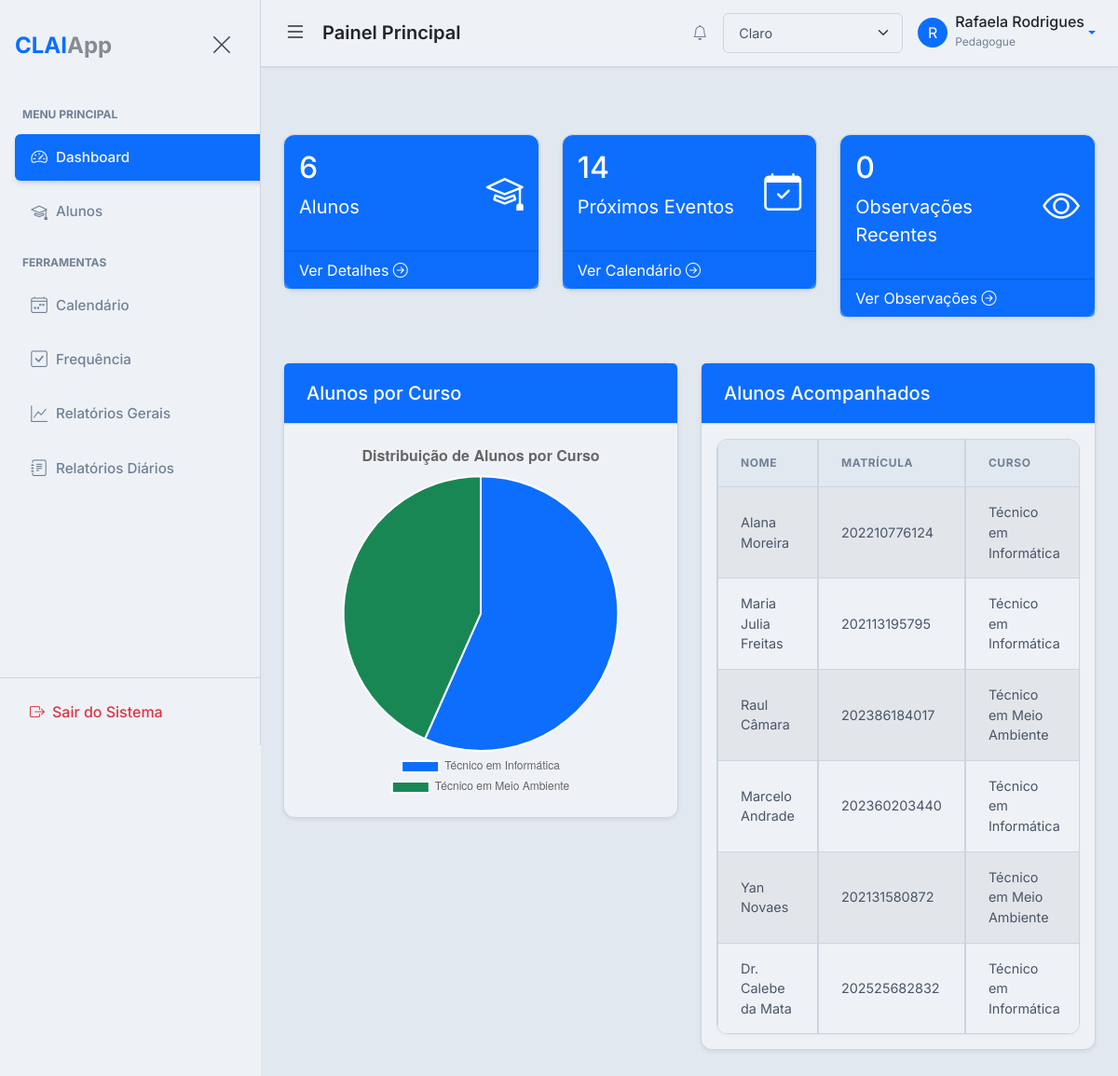
/dashboard (signed in), run on the app's committed database.
### app/models.py (models this page shows, shortened)
class BaseModel(Model):
    class Meta:
        database = db

class User(UserMixin, BaseModel):
    username = CharField(unique=True)
    email = CharField(unique=True)
    password = CharField()
    name = CharField()
    profile_picture = CharField(default='default_profile.png')
    role = CharField(default='pedagogue')
    class Meta:
        table_name = 'users'

class Student(BaseModel):
    name = CharField()
    matricula = CharField(unique=True)
    dob = DateField()
    cid = CharField(null=True)
    email = CharField(null=True)
    phone = CharField(null=True)
    grade = CharField(null=True)
    course = CharField(null=True)
    responsible_name = CharField(null=True)
    responsible_phone = CharField(null=True)
    responsible_email = CharField(null=True)
    responsible_cpf = CharField(null=True)
    pedagogue = ForeignKeyField(User, backref='students', null=True)
    student_picture = CharField(default='default_student.png')
    specific_needs_description = TextField(null=True)
    class Meta:
        table_name = 'students'

### app/routes.py (the view)
@bp.route('/dashboard')
@login_required
def dashboard():
    today = datetime.date.today()
    if current_user.role == 'admin':
        students = Student.select().limit(6)
        upcoming_events = Event.select().where(Event.start_time >= datetime.datetime.now())
        recent_observations = Observation.select().where(Observation.date >= today - datetime.timedelta(days=7))
    else:
        students = Student.select().where(Student.pedagogue == current_user).limit(6)
        upcoming_events = Event.select().where(
            (Event.pedagogue == current_user) and
            (Event.start_time >= datetime.datetime.now())
        )
        recent_observations = Observation.select().where(
            (Observation.pedagogue == current_user) and
            (Observation.date >= today - datetime.timedelta(days=7))
        )
    student_count = students.count()
    upcoming_events_count = upcoming_events.count()
    recent_observations_count = recent_observations.count()
    students_per_course = (
        Student.select(Student.course, peewee.fn.COUNT(Student.id).alias('count'))
        .group_by(Student.course)
        .order_by(Student.course)
    )
    chart_labels = [s.course for s in students_per_course]
    chart_data = [s.count for s in students_per_course]
    return render_template(
        'dashboard.html',
        title='Dashboard',
        student_count=student_count,
        upcoming_events_count=upcoming_events_count,
        recent_observations_count=recent_observations_count,
        students=students,
        chart_labels=chart_labels,
        chart_data=chart_data
    )

### app/templates/dashboard.html (shortened to what this page needs)
{% extends "base.html" %}
{% block page_heading %}Painel Principal{% endblock %}
{% block content %}
<div class="row g-4 my-4">
    <div class="col-md-4">
        <div class="card bg-primary text-white shadow-sm">
            <div class="card-body d-flex justify-content-between align-items-center">
                <div>
                    <h3 class="fs-2">{{ student_count }}</h3>
                    <p class="fs-5">Alunos</p>
                </div>
                <i class="bi bi-mortarboard fs-1"></i>
            </div>
            <a href="{{ url_for('main.list_students') }}" class="card-footer text-white text-decoration-none bg-primary bg-opacity-75">
                Ver Detalhes <i class="bi bi-arrow-right-circle"></i>
            </a>
        </div>
    </div>
    <div class="col-md-4">
        <div class="card bg-primary text-white shadow-sm">
            <div class="card-body d-flex justify-content-between align-items-center">
                <div>
                    <h3 class="fs-2">{{ upcoming_events_count }}</h3>
                    <p class="fs-5">Próximos Eventos</p>
                </div>
                <i class="bi bi-calendar-check fs-1"></i>
            </div>
            <a href="{{ url_for('main.calendar') }}" class="card-footer text-white text-decoration-none bg-primary bg-opacity-75">
                Ver Calendário <i class="bi bi-arrow-right-circle"></i>
            </a>
        </div>
    </div>
    <div class="col-md-4">
        <div class="card bg-primary text-white shadow-sm">
            <div class="card-body d-flex justify-content-between align-items-center">
                <div>
                    <h3 class="fs-2">{{ recent_observations_count }}</h3>
                    <p class="fs-5">Observações Recentes</p>
                </div>
                <i class="bi bi-eye fs-1"></i>
            </div>
            <a href="{{ url_for('main.list_students') }}" class="card-footer bg-primary text-white text-decoration-none bg-opacity-75">
                Ver Observações <i class="bi bi-arrow-right-circle"></i>
            </a>
        </div>
    </div>
</div>
<div class="row my-4">
    <div class="col-md-6">
        <div class="card shadow-sm">
            <div class="card-header bg-primary text-white">
                <h5 class="mb-0">Alunos por Curso</h5>
            </div>
            <div class="card-body">
                <canvas id="studentsPerCourseChart"></canvas>
            </div>
        </div>
    </div>
    <div class="col-md-6">
        <div class="card shadow-sm">
            <div class="card-header bg-primary text-white">
                <h5 class="mb-0">Alunos Acompanhados</h5>
            </div>
            <div class="card-body">
                <div class="table-responsive">
                    <table class="table table-striped table-bordered">
                        <thead>
                            <tr>
                                <th scope="col">Nome</th>
                                <th scope="col">Matrícula</th>
                                <th scope="col">Curso</th>
                            </tr>
                        </thead>
                        <tbody>
                            {% for student in students %}
                            <tr>
                                <td>{{ student.name }}</td>
                                <td>{{ student.matricula }}</td>
                                <td>{{ student.course }}</td>
                            </tr>
                            {% else %}
                            <tr>
                                <td colspan="4">Nenhum aluno cadastrado.</td>
                            </tr>
                            {% endfor %}
                        </tbody>
                    </table>
                </div>
            </div>
        </div>
    </div>
</div>
{% endblock %}
{% block scripts %}
<script>
    var ctx = document.getElementById('studentsPerCourseChart').getContext('2d');
    var studentsPerCourseChart = new Chart(ctx, {
        type: 'pie',
        data: {
            labels: {{ chart_labels | tojson }},
            datasets: [{
                data: {{ chart_data | tojson }},
                // Usando cores HEX básicas e diretas.
                // Sem dependência de CSS externo.
                backgroundColor: [
                    '#0d6efd', // Azul (Primary)
                    '#198754', // Verde (Success)
                    '#ffc107', // Amarelo/Laranja (Warning)
                    '#dc3545', // Vermelho (Danger)
                    '#0dcaf0', // Ciano (Info)
                    '#6c757d'  // Cinza (Secondary)
                ],
                borderColor: [
                    '#ffffff', // Borda branca para separar as fatias
                    '#ffffff',
                    '#ffffff',
                    '#ffffff',
                    '#ffffff',
                    '#ffffff'
                ],
                borderWidth: 2
            }]
        },
        options: {
            responsive: true,
            plugins: {
                legend: {
                    position: 'bottom'
                },
                title: {
                    display: true,
                    text: 'Distribuição de Alunos por Curso',
                    font: {
                        size: 16
                    }
                }
            }
        }
    });
</script>
{% endblock %}

### app/templates/base.html (shortened to what this page needs)
{% from "macros/pagination_macros.html" import render_pagination %}
<!DOCTYPE html>
<html lang="pt-br" data-bs-theme="light"{% block html_attribs %}{% endblock %}>
<head>
    <link href="https://cdn.jsdelivr.net/npm/bootstrap@5.3.8/dist/css/bootstrap.min.css" rel="stylesheet"
>
    <link rel="stylesheet" href="https://cdn.jsdelivr.net/npm/bootstrap-icons@1.11.1/font/bootstrap-icons.css">
    <link href='https://cdn.jsdelivr.net/npm/fullcalendar@6.1.19/main.min.css' rel='stylesheet' />
    <link rel="stylesheet" href="https://cdnjs.cloudflare.com/ajax/libs/font-awesome/6.5.1/css/all.min.css" />
    <link rel="stylesheet" href="{{ url_for('static', filename='css/style.css') }}">
    <link rel="stylesheet" href="{{ url_for('static', filename='css/print.css') }}" media="print">
    <link rel="stylesheet" href="https://cdn.jsdelivr.net/npm/pace-js@latest/pace-theme-default.min.css">
    <link rel="stylesheet" href="https://cdnjs.cloudflare.com/ajax/libs/animate.css/4.1.1/animate.min.css"/>
</head>
<body class="d-flex" id="wrapper"{% block body_attribs %}{% endblock %}>
    {% block body %}
    <div id="sidebar-wrapper">
        <div class="sidebar-heading d-flex justify-content-between align-items-center py-4 px-3">
            <div class="fw-bold fs-4 text-primary tracking-tight">
                {{ config.APP_BASE_NAME }}<span class="text-body text-opacity-50">{{ config.APP_SUFFIX }}</span>
            </div>
            <button class="btn btn-link text-secondary" id="sidebar-close">
                <i class="bi bi-x-lg fs-4"></i>
            </button>
        </div>
        <div class="list-group list-group-flush my-3">
            <small class="text-uppercase text-muted fw-bold px-4 mb-2" style="font-size: 0.75rem;">Menu
                Principal</small>
            <a href="{{ url_for('main.dashboard') }}"
                class="list-group-item list-group-item-action {% if request.endpoint == 'main.dashboard' %}active{% endif %}">
                <i class="bi bi-speedometer2 me-2"></i>Dashboard
            </a>
            <a href="{{ url_for('main.list_students') }}"
                class="list-group-item list-group-item-action {% if request.endpoint == 'main.list_students' %}active{% endif %}">
                <i class="bi bi-mortarboard me-2"></i>Alunos
            </a>
            <small class="text-uppercase text-muted fw-bold px-4 mb-2 mt-3"
                style="font-size: 0.75rem;">Ferramentas</small>
            <a href="{{ url_for('main.calendar') }}"
                class="list-group-item list-group-item-action {% if request.endpoint == 'main.calendar' %}active{% endif %}">
                <i class="bi bi-calendar4-week me-2"></i>Calendário
            </a>
            <a href="{{ url_for('main.mark_attendance') }}"
                class="list-group-item list-group-item-action {% if request.endpoint == 'main.mark_attendance' %}active{% endif %}">
                <i class="bi bi-check-square me-2"></i>Frequência
            </a>
            <a href="{{ url_for('main.list_general_reports') }}"
                class="list-group-item list-group-item-action {% if request.endpoint == 'main.list_general_reports' %}active{% endif %}">
                <i class="bi bi-graph-up me-2"></i>Relatórios Gerais
            </a>
            <a href="{{ url_for('main.list_daily_reports') }}"
                class="list-group-item list-group-item-action {% if 'daily_report' in request.endpoint %}active{% endif %}">
                <i class="bi bi-journal-text me-2"></i>Relatórios Diários
            </a>
        </div>
        <div class="mt-auto p-3 border-top">
            <a href="{{ url_for('main.logout') }}"
                class="d-flex align-items-center text-decoration-none text-danger px-3 py-2 rounded hover-bg-light">
                <i class="bi bi-box-arrow-right me-2"></i>
                <span class="fw-medium">Sair do Sistema</span>
            </a>
        </div>
    </div>
    <div id="page-content-wrapper">
        <nav class="navbar navbar-expand-lg main-navbar px-4">
            <div class="d-flex align-items-center w-100">
                <button class="btn btn-link text-body p-0 me-3" id="menu-toggle">
                    <i class="bi bi-list fs-4"></i>
                </button>
                <h1 class="h5 m-0 fw-semibold text-body">{% block page_heading %}Visão Geral{% endblock %}</h1>
                <div class="ms-auto d-flex align-items-center gap-3">
                    {% if current_user.is_authenticated %}
                    <a href="{{ url_for('main.list_notifications') }}" class="btn btn-link text-body-secondary p-0 position-relative" title="Notificações">
                        <i class="bi bi-bell"></i>
                    </a>
                    {% endif %}
                    <div class="dropdown">
                        <select id="theme-select" class="form-select form-select-sm" aria-label="Selecionar Tema">
                            <option value="light">Claro</option>
                        </select>
                    </div>
                    <div class="dropdown">
                        <a class="d-flex align-items-center text-decoration-none dropdown-toggle" href="#" role="button"
                            data-bs-toggle="dropdown" aria-expanded="false">
                            <div class="avatar bg-primary text-white rounded-circle d-flex align-items-center justify-content-center me-2"
                                style="width: 32px; height: 32px;">
                                {% if current_user.is_authenticated %}
                                {{ current_user.name[0] | upper }}
                                {% else %}
                                <i class="bi bi-person"></i>
                                {% endif %}
                            </div>
                            <div class="d-none d-md-block">
                                {% if current_user.is_authenticated %}
                                <span class="fw-medium text-body d-block" style="line-height: 1;">{{
                                    current_user.name }}</span>
                                <small class="text-muted" style="font-size: 0.75rem;">{{ current_user.role |
                                    capitalize }}</small>
                                {% else %}
                                <span class="fw-medium text-body d-block" style="line-height: 1;">Convidado</span>
                                <small class="text-muted" style="font-size: 0.75rem;">Não Autenticado</small>
                                {% endif %}
                            </div>
                        </a>
                    </div>
                </div>
            </div>
        </nav>
        <main class="container-fluid px-4 py-4 animate__animated animate__fadeIn">
            {% block content %}{% endblock %}
        </main>
    </div>
    {% endblock %}
    {% block scripts %}
    {% endblock %}
</body>
</html>

### data on the page
User: name "R", name "Rafaela Rodrigues", role "Pedagogue"
Student: name "Alana Moreira", matricula "202210776124", course "Técnico em Informática"
Student: name "Maria Julia Freitas", matricula "202113195795", course "Técnico em Informática"
Student: name "Raul Câmara", matricula "202386184017", course "Técnico em Meio Ambiente"
Student: name "Marcelo Andrade", matricula "202360203440", course "Técnico em Informática"
Student: name "Yan Novaes", matricula "202131580872", course "Técnico em Meio Ambiente"
Student: name "Dr. Calebe da Mata", matricula "202525682832", course "Técnico em Informática"

### other printed values
{{ config.APP_BASE_NAME }} "CLAI"
{{ config.APP_SUFFIX }} "App"
{{ student_count }} "6"
{{ upcoming_events_count }} "14"
{{ recent_observations_count }} "0"
chart data {{ chart_data | tojson }} [17, 13]
